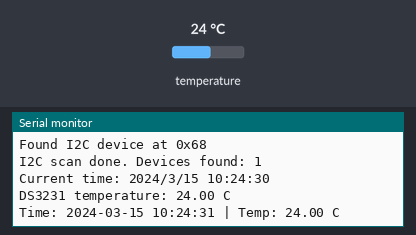
This sketch was run on a simulated ESP32. On the bench: the last lines printed to the serial monitor. The inputs (shaded band) are chosen by the test bench; at power-on: temperature 24 °C. The local clock reads 2024-03-15 10:24:30 at power-on unless the sketch sets it.

Above: at 1.4 s.
1.5 s: temperature set to 12 °C
At 2.4 s:
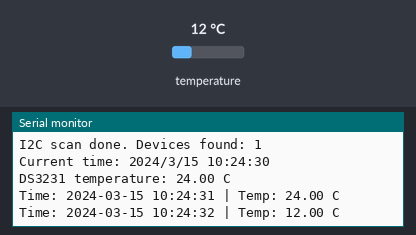
3.0 s: temperature set to 19 °C
At 3.8 s:
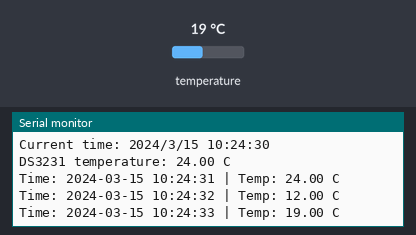
Timing chart, 0 to 6.0 s (numbered marks = the images above; inputs shaded):
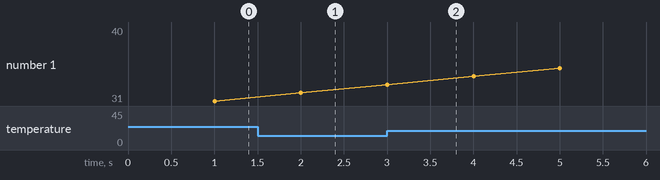

The sketch:

DS3231_TEST.ino
```cpp
// ESP32 + DS3231 RTC basic test
// I2C pins used: SDA=18, SCL=19 (match your existing project wiring)
// Serial Monitor: 115200 baud
// Library: Adafruit RTClib (install via Library Manager)

#include <Arduino.h>
#include <Wire.h>
#include <RTClib.h>

// I2C pins
static const int I2C_SDA = 18;
static const int I2C_SCL = 19;

RTC_DS3231 rtc;

// Optional: quick I2C scan to help diagnose wiring
void i2cScan() {
  Serial.println("\nI2C scan start...");
  byte count = 0;
  for (byte address = 1; address < 127; address++) {
    Wire.beginTransmission(address);
    byte error = Wire.endTransmission();
    if (error == 0) {
      Serial.print("Found I2C device at 0x");
      if (address < 16) Serial.print('0');
      Serial.print(address, HEX);
      Serial.println();
      count++;
    }
  }
  Serial.print("I2C scan done. Devices found: ");
  Serial.println(count);
}

void setup() {
  Serial.begin(115200);
  delay(200);

  Serial.println("\n--- DS3231 RTC Test ---");
  Wire.begin(I2C_SDA, I2C_SCL);

  // Optional: run a quick scan
  i2cScan();

  if (!rtc.begin()) {
    Serial.println("ERROR: Couldn't find DS3231 RTC. Check wiring: SDA=18, SCL=19, VCC=3.3V, GND.");
    return;
  }

  if (rtc.lostPower()) {
    Serial.println("RTC lost power, setting the time to compile time.");
    // Set RTC to the date & time this sketch was compiled
    rtc.adjust(DateTime(F(__DATE__), F(__TIME__)));
  }

  // Small sanity read
  DateTime now = rtc.now();
  Serial.print("Current time: ");
  Serial.print(now.year()); Serial.print('/');
  Serial.print(now.month()); Serial.print('/');
  Serial.print(now.day()); Serial.print(' ');
  Serial.print(now.hour()); Serial.print(':');
  Serial.print(now.minute()); Serial.print(':');
  Serial.println(now.second());

  // Show temperature from DS3231 sensor
  float tempC = rtc.getTemperature();
  Serial.print("DS3231 temperature: ");
  Serial.print(tempC, 2); Serial.println(" C");
}

void loop() {
  static uint32_t last = 0;
  if (millis() - last >= 1000) {
    last = millis();
    DateTime now = rtc.now();

    char buf[32];
    // Format: YYYY-MM-DD HH:MM:SS
    snprintf(buf, sizeof(buf), "%04d-%02d-%02d %02d:%02d:%02d",
             now.year(), now.month(), now.day(), now.hour(), now.minute(), now.second());

    float tempC = rtc.getTemperature();

    Serial.print("Time: ");
    Serial.print(buf);
    Serial.print(" | Temp: ");
    Serial.print(tempC, 2);
    Serial.println(" C");
  }
}
```

Measured:
- after the input at 1.5 s, the serial monitor: prints a new line after 0.50 s (image 1)
- after the input at 3.0 s, the serial monitor: prints a new line at once (image 2)
